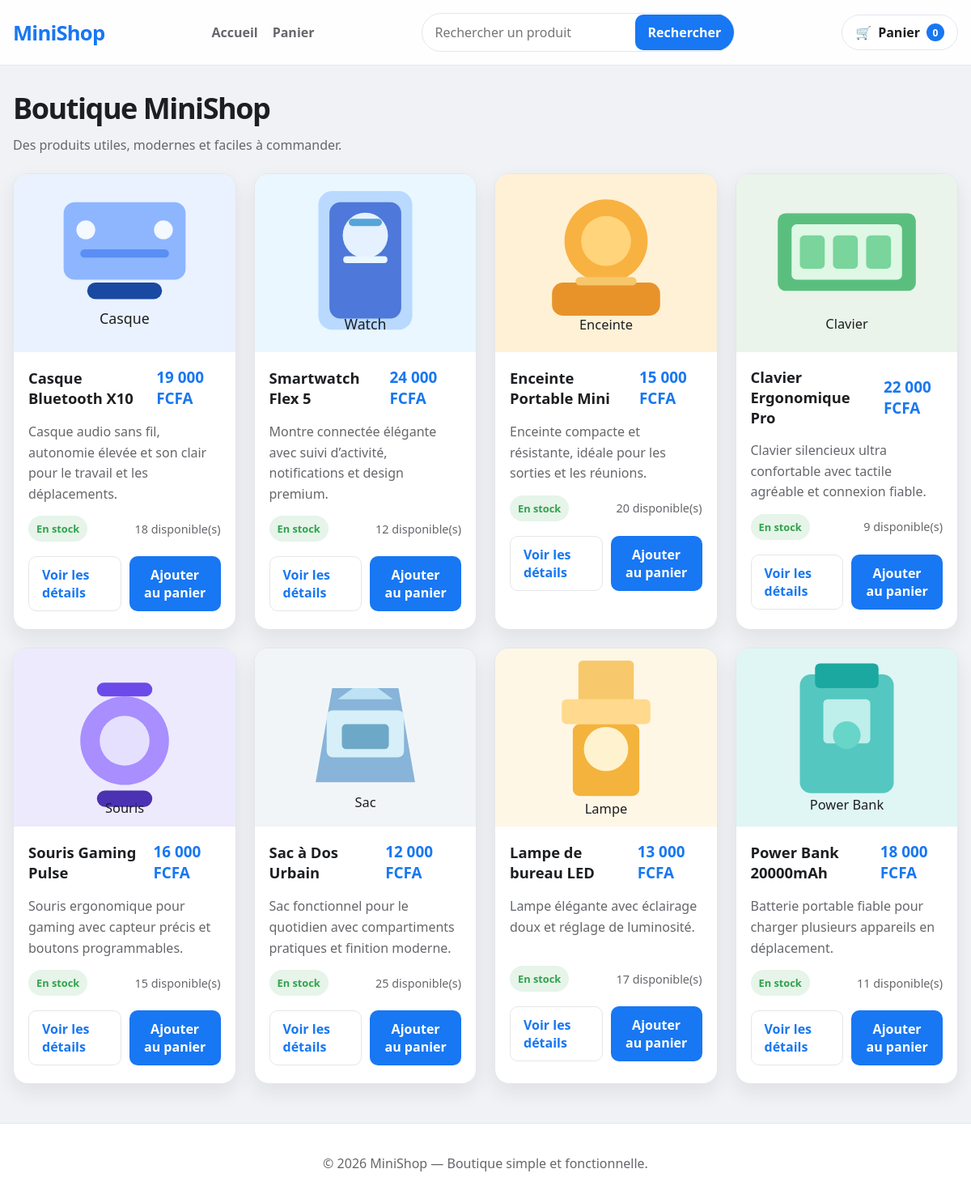
The page / on the database its author committed.
### tables this page shows
CREATE TABLE produits (
    id INT UNSIGNED NOT NULL AUTO_INCREMENT,
    nom VARCHAR(150) NOT NULL,
    description TEXT NOT NULL,
    prix DECIMAL(10,2) NOT NULL,
    stock INT UNSIGNED NOT NULL DEFAULT 0,
    image VARCHAR(255) NOT NULL,
    actif TINYINT(1) NOT NULL DEFAULT 1,
    created_at TIMESTAMP NOT NULL DEFAULT CURRENT_TIMESTAMP,
    PRIMARY KEY (id),
    KEY idx_produits_actif (actif),
    CONSTRAINT chk_produits_prix CHECK (prix > 0),
    CONSTRAINT chk_produits_stock CHECK (stock >= 0)
);

### index.php (the view, shortened to what this page needs)
<?php
require_once __DIR__ . '/config/database.php';
$params = [];
$sql = 'SELECT id, nom, description, prix, stock, image, actif FROM produits WHERE actif = 1';
$sql .= ' ORDER BY created_at DESC';
$stmt = $pdo->prepare($sql);
$stmt->execute($params);
$products = $stmt->fetchAll();
include __DIR__ . '/includes/header.php';
?>
<div class="container">
    <section class="page-header">
        <h1 class="page-heading">Boutique MiniShop</h1>
        <p class="page-subtitle">Des produits utiles, modernes et faciles à commander.</p>
    </section>
    <div class="products-grid" aria-live="polite">
        <?php foreach ($products as $product) : ?>
            <article class="product-card">
                <a  href="details.php?id=<?php echo (int) $product['id']; ?>">
                <img class="product-image" src="<?php echo htmlspecialchars($product['image'], ENT_QUOTES, 'UTF-8'); ?>" alt="<?php echo htmlspecialchars($product['nom'], ENT_QUOTES, 'UTF-8'); ?>">
</a>
                <div class="product-body">
                    <div class="product-info">
                             <h2 class="product-name">  <a  href="details.php?id=<?php echo (int) $product['id']; ?>"><?php echo htmlspecialchars($product['nom'], ENT_QUOTES, 'UTF-8'); ?>
                                  </a></h2>
                        <span class="price"><?php echo number_format((float) $product['prix'], 0, ',', ' '); ?> FCFA</span>
                    </div>
                    <p class="product-description"><?php echo nl2br(htmlspecialchars($product['description'], ENT_QUOTES, 'UTF-8')); ?></p>
                    <div class="product-meta">
                        <span class="stock-tag <?php echo ((int) $product['stock'] > 0) ? 'in-stock' : 'out-of-stock'; ?>">
                            <?php echo ((int) $product['stock'] > 0) ? 'En stock' : 'Rupture'; ?>
                        </span>
                        <span><?php echo (int) $product['stock']; ?> disponible(s)</span>
                    </div>
                    <div class="product-actions">
                        <a class="secondary-btn" href="details.php?id=<?php echo (int) $product['id']; ?>">Voir les détails</a>
                        <button class="primary-btn" type="button" data-add-to-cart data-product-id="<?php echo (int) $product['id']; ?>" data-quantity="1">
                            Ajouter au panier
                        </button>
                    </div>
                </div>
            </article>
        <?php endforeach; ?>
    </div>
</div>
<?php include __DIR__ . '/includes/footer.php'; ?>

### includes/header.php (shortened to what this page needs)
<?php
$cartCount = 0;
$searchValue = '';
?>
<!DOCTYPE html>
<html lang="fr">
<head>
    <link rel="stylesheet" href="assets/css/style.css">
</head>
<body>
    <header class="site-header">
        <div class="container header-inner">
            <a href="index.php" class="brand" aria-label="Accueil MiniShop">MiniShop</a>
            <nav class="main-nav" aria-label="Navigation principale">
                <a href="index.php">Accueil</a>
                <a href="panier.php">Panier</a>
            </nav>
            <form class="search-form" method="get" action="index.php" aria-label="Recherche de produits">
                <input type="search" name="q" value="<?php echo htmlspecialchars($searchValue, ENT_QUOTES, 'UTF-8'); ?>" placeholder="Rechercher un produit" aria-label="Rechercher un produit">
                <button type="submit">Rechercher</button>
            </form>
            <a href="panier.php" class="cart-link" aria-label="Voir le panier">
                <span class="cart-icon" aria-hidden="true">🛒</span>
                <span>Panier</span>
                <span class="cart-badge" id="cart-count"><?php echo (int) $cartCount; ?></span>
            </a>
        </div>
    </header>
    <main class="page-shell">

### includes/footer.php (shortened to what this page needs)
    </main>
    <footer class="site-footer">
        <div class="container footer-inner">
            <p>© <?php echo date('Y'); ?> MiniShop — Boutique simple et fonctionnelle.</p>
        </div>
    </footer>
</body>
</html>

### assets/css/style.css (style rules this page uses)
:root { --primary: #1877F2; --primary-hover: #166FE5; --bg: #F0F2F5; --surface: #FFFFFF; --text: #1C1E21; --text-secondary: #65676B; --border: #E4E6EB; --success: #31A24C; --danger: #E41E3F; --shadow: 0 10px 25px rgba(28, 30, 33, 0.08); }
* { box-sizing: border-box; }
html { scroll-behavior: smooth; }
body { margin: 0; font-family: "Segoe UI", Tahoma, Geneva, Verdana, sans-serif; background: var(--bg); color: var(--text); }
img { max-width: 100%; display: block; }
a { color: inherit; text-decoration: none; }
button, input { font: inherit; }
.container { width: min(1200px, calc(100% - 32px)); margin: 0 auto; }
.site-header { position: sticky; top: 0; z-index: 20; background: rgba(255, 255, 255, 0.92); backdrop-filter: blur(12px); border-bottom: 1px solid var(--border); }
.header-inner { display: flex; align-items: center; justify-content: space-between; min-height: 80px; gap: 20px; }
.brand { font-size: 1.6rem; font-weight: 700; color: var(--primary); letter-spacing: -0.03em; }
.main-nav { display: flex; align-items: center; gap: 18px; color: var(--text-secondary); font-weight: 600; }
.search-form { display: flex; align-items: center; background: var(--surface); border: 1px solid var(--border); border-radius: 999px; overflow: hidden; min-width: min(100%, 320px); }
.search-form input { border: none; background: transparent; padding: 12px 16px; width: 100%; color: var(--text); }
.search-form button, .primary-btn, .secondary-btn, .action-btn, .cart-qty-button, .delete-btn { border: none; cursor: pointer; transition: all 0.2s ease; }
.search-form button, .primary-btn, .secondary-btn, .action-btn { display: inline-flex; align-items: center; justify-content: center; border-radius: 10px; padding: 11px 16px; font-weight: 600; }
.search-form button, .primary-btn { background: var(--primary); color: #fff; }
.secondary-btn, .action-btn { background: var(--surface); color: var(--primary); border: 1px solid var(--border); }
.cart-link { display: inline-flex; align-items: center; gap: 8px; background: var(--surface); padding: 10px 16px; border-radius: 999px; border: 1px solid var(--border); font-weight: 600; color: var(--text); position: relative; }
.cart-badge { display: inline-flex; align-items: center; justify-content: center; min-width: 22px; height: 22px; border-radius: 999px; padding: 0 6px; background: var(--primary); color: #fff; font-size: 0.76rem; font-weight: 700; }
.page-shell { min-height: calc(100vh - 160px); padding: 28px 0 48px; }
.page-header { margin-bottom: 24px; }
.page-heading { margin: 0; font-size: clamp(2rem, 3vw, 2.6rem); letter-spacing: -0.04em; }
.page-subtitle { margin: 10px 0 0; color: var(--text-secondary); }
.products-grid { display: grid; grid-template-columns: repeat(auto-fit, minmax(240px, 1fr)); gap: 22px; }
.product-card { background: var(--surface); border: 1px solid var(--border); border-radius: 18px; overflow: hidden; box-shadow: var(--shadow); }
.product-image { width: 100%; height: 220px; object-fit: cover; background: #eef3ff; }
.product-body { padding: 18px 18px 22px; }
.product-info { display: flex; align-items: center; justify-content: space-between; gap: 12px; margin-bottom: 12px; }
.product-name { font-size: 1.15rem; font-weight: 700; margin: 0; }
.price { font-size: 1.18rem; font-weight: 700; color: var(--primary); }
.product-description { color: var(--text-secondary); line-height: 1.6; min-height: 72px; margin-bottom: 14px; }
.product-meta { display: flex; justify-content: space-between; align-items: center; gap: 12px; margin-bottom: 18px; font-size: 0.9rem; color: var(--text-secondary); }
.stock-tag { padding: 7px 10px; border-radius: 999px; font-weight: 700; font-size: 0.8rem; }
.stock-tag.in-stock { background: rgba(49, 162, 76, 0.12); color: var(--success); }
.product-actions { display: flex; gap: 10px; }
.product-actions .primary-btn, .product-actions .secondary-btn { flex: 1; }
.site-footer { background: var(--surface); border-top: 1px solid var(--border); color: var(--text-secondary); padding: 22px 0; }
.footer-inner { text-align: center; }

### rows shown on the page
produits: image (picture), nom "Casque Bluetooth X10", prix "19 000", description "Casque audio sans fil, autonomie élevée et son clair pour le travail et les déplacements.", shows "En stock", stock "18"
produits: image (picture), nom "Smartwatch Flex 5", prix "24 000", description "Montre connectée élégante avec suivi d’activité, notifications et design premium.", shows "En stock", stock "12"
produits: image (picture), nom "Enceinte Portable Mini", prix "15 000", description "Enceinte compacte et résistante, idéale pour les sorties et les réunions.", shows "En stock", stock "20"
produits: image (picture), nom "Clavier Ergonomique Pro", prix "22 000", description "Clavier silencieux ultra confortable avec tactile agréable et connexion fiable.", shows "En stock", stock "9"
produits: image (picture), nom "Souris Gaming Pulse", prix "16 000", description "Souris ergonomique pour gaming avec capteur précis et boutons programmables.", shows "En stock", stock "15"
produits: image (picture), nom "Sac à Dos Urbain", prix "12 000", description "Sac fonctionnel pour le quotidien avec compartiments pratiques et finition moderne.", shows "En stock", stock "25"
produits: image (picture), nom "Lampe de bureau LED", prix "13 000", description "Lampe élégante avec éclairage doux et réglage de luminosité.", shows "En stock", stock "17"
produits: image (picture), nom "Power Bank 20000mAh", prix "18 000", description "Batterie portable fiable pour charger plusieurs appareils en déplacement.", shows "En stock", stock "11"

### other values the page prints
$cartCount "0"
